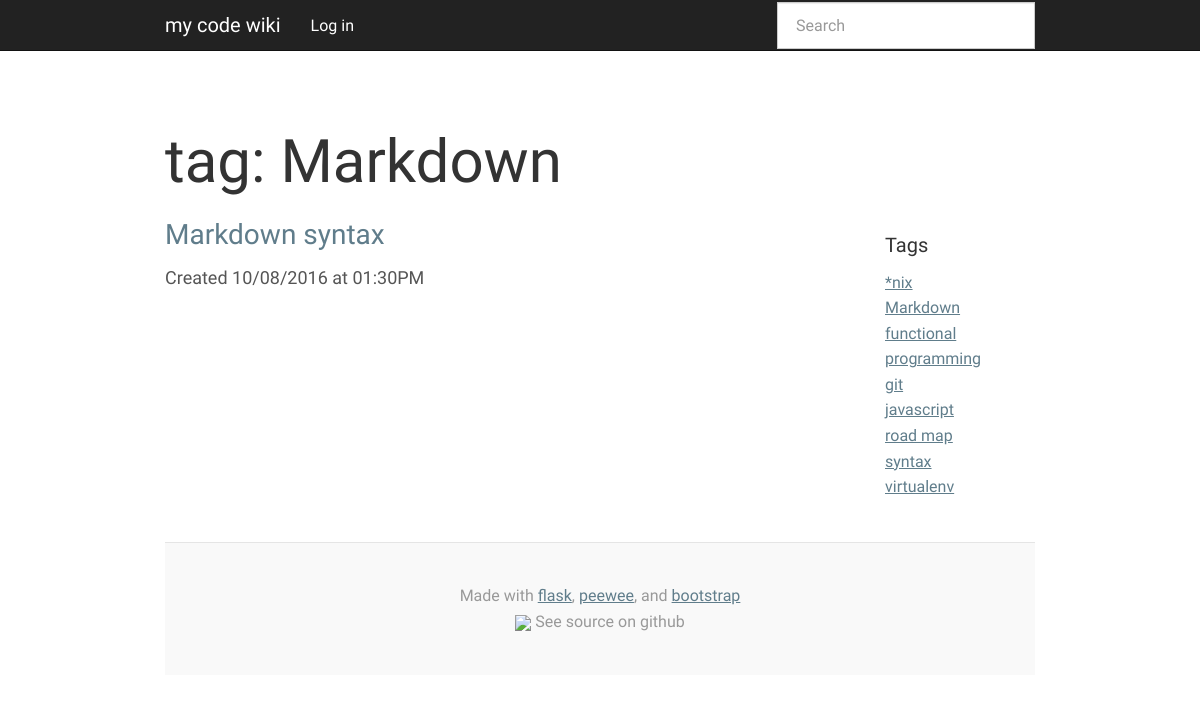
/tag/Markdown/, run on the app's committed database.
### app.py (models this page shows, shortened)
class Entry(flask_db.Model):
    title = CharField()
    slug = CharField()
    content = TextField()
    published = BooleanField(index=True)
    timestamp = DateTimeField(default=datetime.datetime.now, index=True)

class Tag(flask_db.Model):
    label = CharField(unique=True)

### app.py (the view)
@app.route('/tag/<label>/')
def tag(label):
    query = Entry.select()\
        .join(BlogEntryTags)\
        .join(Tag)\
        .where(Tag.label == label)
    return object_list('tag.html', query, label=label)

### app.py (called while the page is built)
@app.context_processor
def inject_tags():
    return dict(tags=sorted(Tag.select(), key=lambda tag : tag.label))

### templates/tag.html (shortened to what this page needs)
{% extends "base.html" %}
{% block content_title %}tag: {{ label }}{% endblock %}
{% block content %}
    {% for entry in object_list %}
    <h3>
      <a href="{% if entry.published %}{{ url_for('detail', slug=entry.slug) }}{% else %}{{ url_for('edit', slug=entry.slug) }}{% endif %}">
        {{ entry.title }}
      </a>
    </h3>
    <p>Created {{ entry.timestamp.strftime('%m/%d/%Y at %I:%M%p') }}</p>
  {% else %}
    <p>No entries have been created yet.</p>
  {% endfor %}
{% endblock %}

### templates/base.html (shortened to what this page needs)
<!doctype html>
<html>
  <head>
    <link rel=stylesheet type=text/css href="{{ url_for('static', filename='css/hilite.css') }}" />
    <link rel=stylesheet type=text/css href="{{ url_for('static', filename='css/blog.min.css') }}" />
    <link rel=stylesheet type=text/css href="{{ url_for('static', filename='css/bootstrap_blog.css') }}" />
    <link rel="stylesheet" type=text/css href="{{ url_for('static', filename='css/solarized-dark.css') }}">
  </head>
  <body>
    <div class="navbar navbar-default navbar-static-top" role="navigation">
      <div class="container">
        <div class="navbar-header">
          <a class="navbar-brand" href="{{ url_for('index') }}">my code wiki</a>
        </div>
        <div class="navbar-collapse collapse">
          <ul class="nav navbar-nav">
            {% if session.logged_in %}
              <li><a href="{{ url_for('drafts') }}">Drafts</a></li>
              <li><a href="{{ url_for('create') }}">Create Entry</a></li>
              <li><a href="{{ url_for('logout') }}">Log out</a></li>
            {% else %}
              <li><a href="{{ url_for('login') }}">Log in</a></li>
            {% endif %}
          </ul>
          {% block search_bar %}
            <form action="{{ url_for('index') }}" class="navbar-form navbar-right" id="search-form" method="get" role="search">
              <div class="form-group">
                <input class="form-control" name="q" placeholder="Search" type="text" value="{% if search %}{{ search }}{% endif %}">
              </div>
            </form>
          {% endblock %}
        </div>
      </div>
    </div>
    <div class="container">
      <div class="blog-header">
      {% block page_header %}
            <h1 class="blog-title">
              {% block content_title %}{% endblock %}
            </h1>
      {% endblock %}
      </div>
      <div class="row">
        <div class="col-sm-9 blog-main">
          {% block content %}{% endblock %}
        </div>
      <div class="col-sm-2 col-sm-offset-1 blog-sidebar">
        <div class="sidebar-module">
            <h4>Tags</h4>
              {% if tags %}
              <ol class="list-unstyled">
                {% for tag in tags %}
                <li><a href="{{ url_for('tag', label=tag.label) }}">{{ tag.label }}</a></li>
                {% endfor %}
              </ol>
              {% else %}
              <p>No tags found.</p>
              {% endif %}
        </div>
      </div>
      </div>
      <footer class="blog-footer">
        <p>Made with <a href="http://flask.pocoo.org/">flask</a>, <a href="http://docs.peewee-orm.com/en/latest/">peewee</a>, and <a href="http://getbootstrap.com/">bootstrap</a><br/>
        <img class="icon" src="{{ url_for('static', filename='images/github-icon.png') }}"/> See source on github
        </p>
      </footer>
    </div>
  </body>
</html>

### data on the page
Entry: title "Markdown syntax", timestamp "10/08/2016 at 01:30PM"
Tag: label "*nix"
Tag: label "Markdown"
Tag: label "functional programming"
Tag: label "git"
Tag: label "javascript"
Tag: label "road map"
Tag: label "syntax"
Tag: label "virtualenv"

### other printed values
{{ label }} "Markdown"
